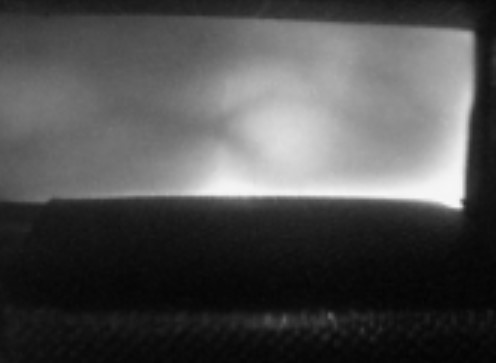
#> input picture usefulImages/modelVein.jpg, 496 x 363 px
$ python ssr.py
#> lines starting #> are read from the running program, lines starting #| are printed output that depends on the picture
#> further down, img is the input picture: shape (363, 496, 3); min 2, max 249, mean 78
"""
From https://github.com/aravindskrishnan/Retinex-Image-Enhancement/blob/master/retinex.py
"""

import numpy as np
import cv2


def singleScaleRetinex(img,variance):
#> called with variance = 300
    retinex = np.log10(img) - np.log10(cv2.GaussianBlur(img, (0, 0), variance))
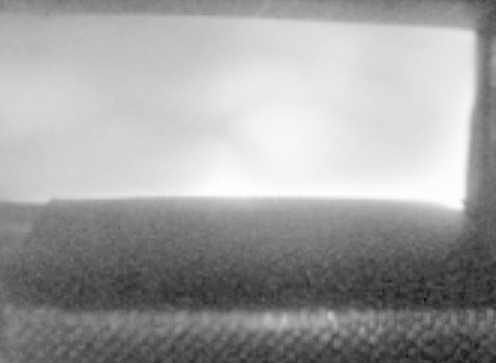
#> retinex: shape (363, 496, 3) float64; min -1.42, max 0.495, mean -0.21; drawn with min black and max white
    return retinex


def SSR(img, variance):
    img = np.float64(img) + 1.0
    img_retinex = singleScaleRetinex(img, variance)
    print(img_retinex.shape)
#| (363, 496, 3)
    for i in range(img_retinex.shape[2]):
        unique, count = np.unique(np.int32(img_retinex[:, :, i] * 100), return_counts=True)
        for u, c in zip(unique, count):
            if u == 0:
                zero_count = c
                break
        low_val = unique[0] / 100.0
        high_val = unique[-1] / 100.0
        for u, c in zip(unique, count):
            if u < 0 and c < zero_count * 0.1:
                low_val = u / 100.0
            if u > 0 and c < zero_count * 0.1:
                high_val = u / 100.0
                break
        img_retinex[:, :, i] = np.maximum(np.minimum(img_retinex[:, :, i], high_val), low_val)

        img_retinex[:, :, i] = (img_retinex[:, :, i] - np.min(img_retinex[:, :, i])) / \
                               (np.max(img_retinex[:, :, i]) - np.min(img_retinex[:, :, i])) \
                               * 255
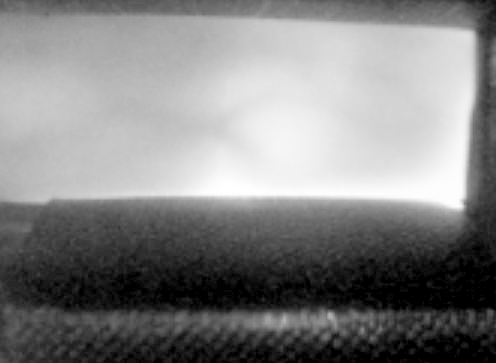
#> img_retinex: shape (363, 496, 3) float64; min 0, max 255, mean 131.4
    img_retinex = np.uint8(img_retinex)
    return img_retinex


variance_list = [15, 80, 30]
variance = 300

img = cv2.imread('../usefulImages/modelVein.jpg')
img_ssr = SSR(img, variance)

cv2.imshow('Original', img)
cv2.imshow('SSR', img_ssr)

cv2.waitKey(0)
cv2.destroyAllWindows()

$ run again, with usefulImages/bright.JPG copied over usefulImages/modelVein.jpg
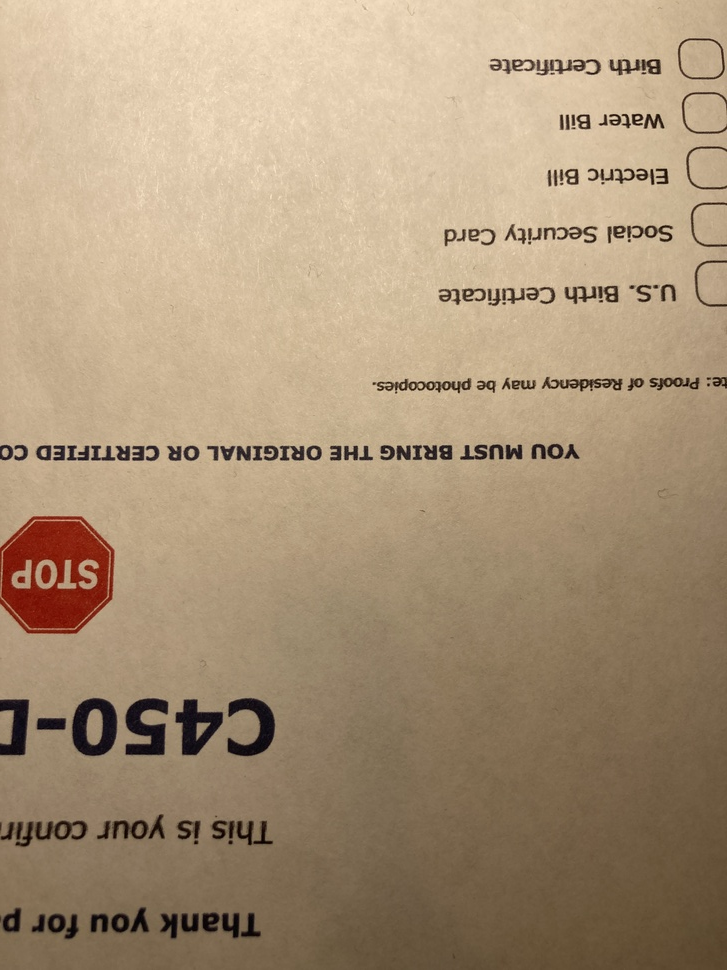
#> input picture usefulImages/bright.JPG, 727 x 970 px, shrunk from 3024 x 4032 before the run
#> img is the input picture: shape (970, 727, 3); mean B, G, R 120.5, 148.2, 170.2
#> in singleScaleRetinex, `retinex = np.log10(img) - np.log10(cv2.GaussianBlur(img, (0, 0), varia..`:
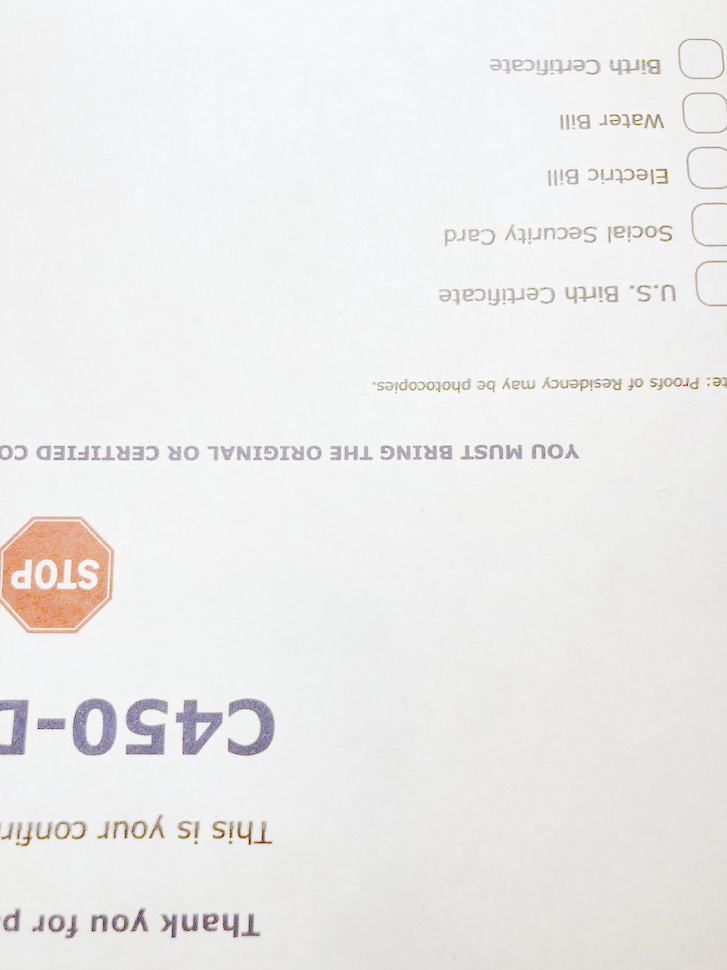
#> retinex: shape (970, 727, 3) float64; mean of channels 0, 1, 2 -0.034, -0.0271, -0.0183; drawn with min black and max white
#| (970, 727, 3)
#> the loop in SSR, `for i in range(img_retinex.shape[2]):` made 3 passes
#> after the loop in SSR, `for i in range(img_retinex.shape[2]):`:
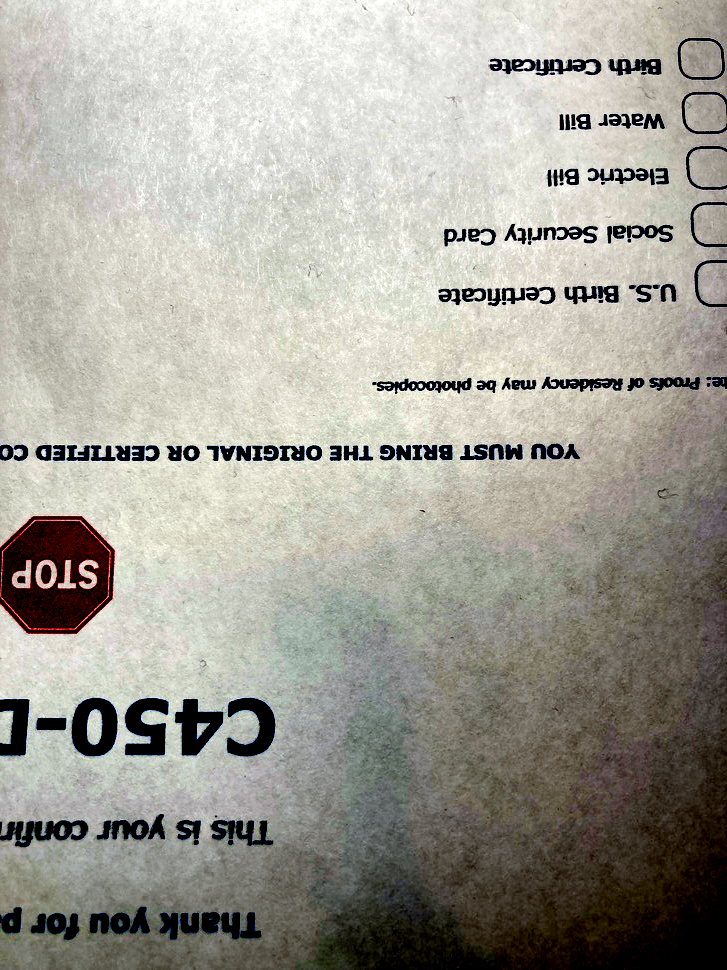
#> img_retinex: shape (970, 727, 3) float64; mean of channels 0, 1, 2 151.8, 160.7, 162.9; drawn as B, G, R

$ run again, with usefulImages/clear-vein.png saved as usefulImages/modelVein.jpg
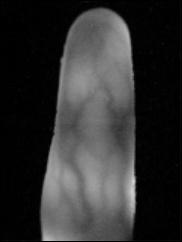
#> input picture usefulImages/clear-vein.png, 182 x 242 px
#> img is the input picture: shape (242, 182, 3); min 0, max 212, mean 47.7
#> in singleScaleRetinex, `retinex = np.log10(img) - np.log10(cv2.GaussianBlur(img, (0, 0), varia..`:
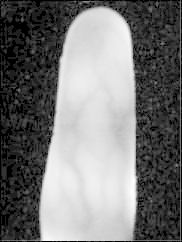
#> retinex: shape (242, 182, 3) float64; min -1.69, max 0.636, mean -0.602; drawn with min black and max white
#| (242, 182, 3)
